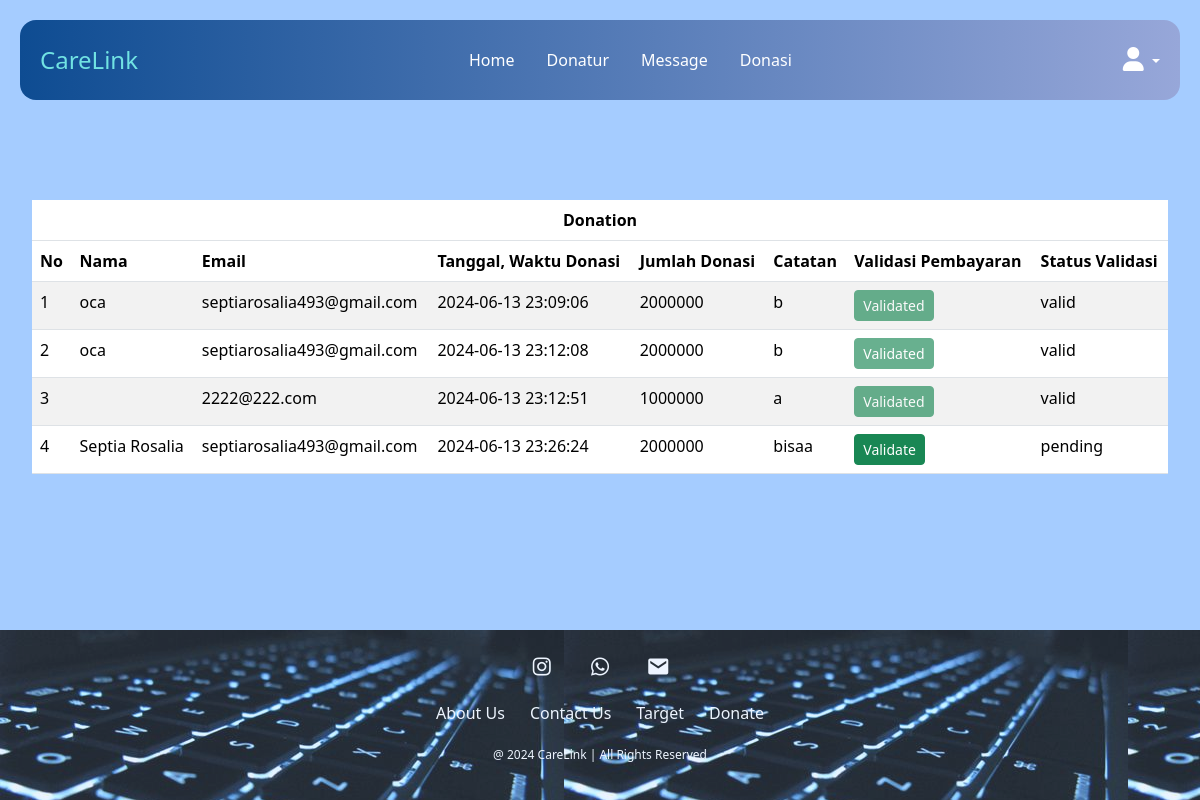
The app's page /User/Admin/dataAdmin.php, older data.
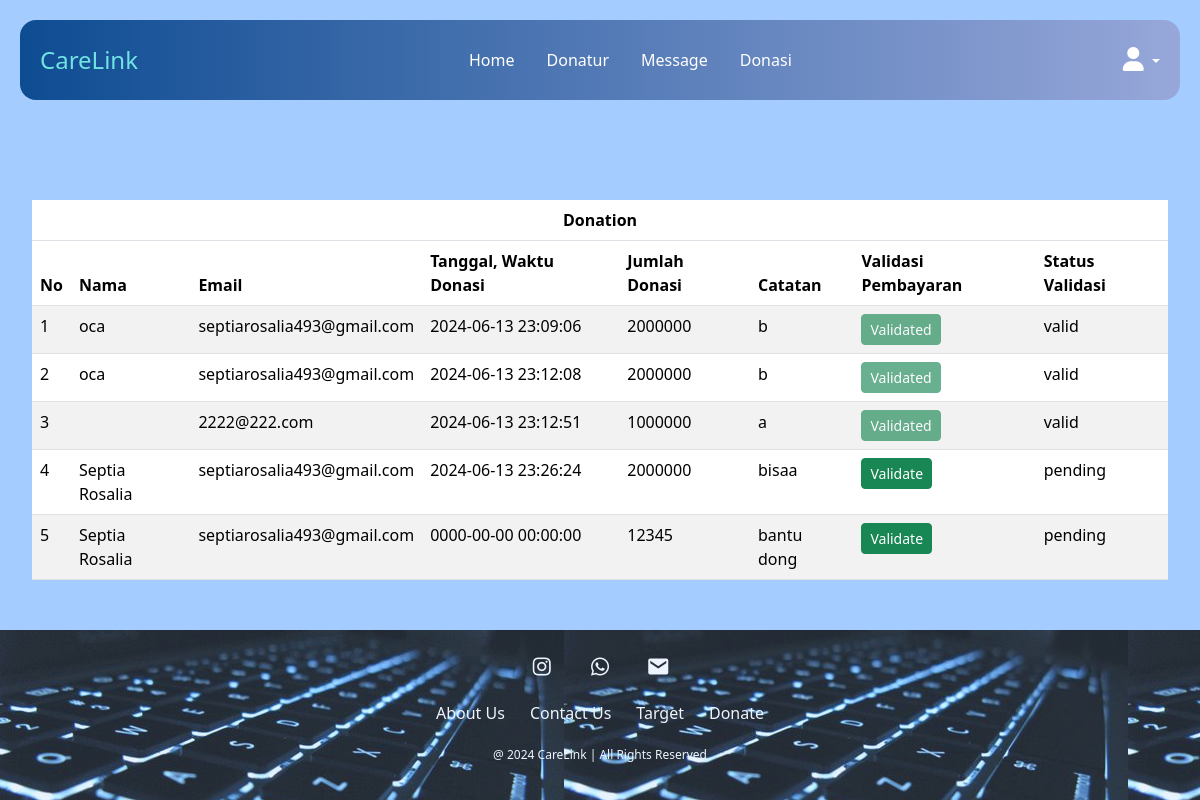
The same page, newer data.
### tables this page shows
CREATE TABLE `donasi` (
  `id` int(11) NOT NULL,
  `name` varchar(50) DEFAULT NULL,
  `status` varchar(50) NOT NULL,
  `date_time` datetime NOT NULL,
  `jumlah_donasi` double NOT NULL,
  `target_donasi` varchar(255) NOT NULL,
  `email` varchar(100) DEFAULT NULL,
  `notes` varchar(255) DEFAULT NULL,
  `validation_status` varchar(20) DEFAULT 'pending',
  `file_path` varchar(255) DEFAULT NULL
);

### User/Admin/dataAdmin.php (the view, shortened to what the changed rows need)
<!DOCTYPE html>
<html lang="en">
<head>
  <link href="https://cdn.jsdelivr.net/npm/bootstrap@5.3.3/dist/css/bootstrap.min.css" rel="stylesheet">
  <link href="style-contact-us.css" rel="stylesheet">
  <link href="style.css" rel="stylesheet">
  <link href="style(1).css" rel="stylesheet">
  <link href='https://unpkg.com/boxicons@2.1.4/css/boxicons.min.css' rel='stylesheet'>
  <link rel="stylesheet" href="https://cdnjs.cloudflare.com/ajax/libs/font-awesome/6.0.0-beta3/css/all.min.css">
</head>
<body>
    <div class="main-content">
        <div class="container-fluid" style="margin-top: 120px;">
            <div class="table-container">
                <table class="table table-striped">
                    <thead>
                        <tr>
                            <th colspan="8" class="text-center text-black table-heading">Donation</th>
                        </tr>
                        <tr>
                        <th>No</th>
                        <th>Nama</th>
                        <th>Email</th>
                        <th>Tanggal, Waktu Donasi</th>
                        <th>Jumlah Donasi</th>
                        <th>Catatan</th>
                        <th>Validasi Pembayaran</th>
                        <th>Status Validasi</th>
                        </tr>
                    </thead>
                    <tbody id="donationTableBody">
                        <?php
                        $servername = "localhost";
                        $username = "root";
                        $password = "";
                        $dbname = "carelink";
                        $conn = new mysqli($servername, $username, $password, $dbname);
                        $sql = "SELECT * FROM donasi;";
                        $result = $conn->query($sql);
                        $no = 1;
                        while($row = $result->fetch_assoc()) {
                            $validation_status = isset($row["validation_status"]) ? $row["validation_status"] : 'pending';
                            echo "<tr>
                                <td>".$no."</td>
                                <td>".$row["name"]."</td>
                                <td>".$row["email"]."</td>
                                <td>".$row["date_time"]."</td>
                                <td>".$row["jumlah_donasi"]."</td>
                                <td>".$row["notes"]."</td>
                                <td class='actions-column'>
                                    <button class='btn btn-success btn-sm validate-btn' data-donation-id='".$row["id"]."' ".($validation_status == 'valid' ? 'disabled' : '').">".($validation_status == 'valid' ? 'Validated' : 'Validate')."</button>
                                </td>
                                <td class='validation-status'>".$validation_status."</td>
                            </tr>";
                            $no++;
                        }
                        ?>
                    </tbody>
                </table>
            </div>
        </div>
    </div>
</body>
</html>

Row changes from the older to the newer data that the page shows:
added donasi: name "Septia Rosalia", email "septiarosalia493@gmail.com", date_time "0000-00-00 00:00:00", jumlah_donasi "12345", notes "bantu dong", shows "Validate", validation_status "pending"
